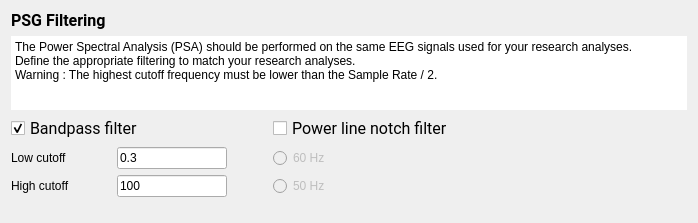
<?xml version="1.0" encoding="UTF-8"?>
<ui version="4.0">
 <class>FilterStep</class>
 <widget class="QWidget" name="FilterStep">
  <property name="geometry">
   <rect>
    <x>0</x>
    <y>0</y>
    <width>698</width>
    <height>223</height>
   </rect>
  </property>
  <property name="windowTitle">
   <string/>
  </property>
  <property name="styleSheet">
   <string>font: 12pt &quot;Roboto&quot;;</string>
  </property>
  <layout class="QVBoxLayout" name="verticalLayout">
   <item>
    <widget class="QLabel" name="label_2">
     <property name="maximumSize">
      <size>
       <width>16777215</width>
       <height>22</height>
      </size>
     </property>
     <property name="font">
      <font>
       <family>Roboto</family>
       <pointsize>12</pointsize>
       <weight>50</weight>
       <italic>false</italic>
       <bold>false</bold>
      </font>
     </property>
     <property name="text">
      <string>&lt;html&gt;&lt;head/&gt;&lt;body&gt;&lt;p&gt;&lt;span style=&quot; font-weight:600;&quot;&gt;PSG Filtering&lt;/span&gt;&lt;/p&gt;&lt;/body&gt;&lt;/html&gt;</string>
     </property>
    </widget>
   </item>
   <item>
    <widget class="QPlainTextEdit" name="textBrowser">
     <property name="maximumSize">
      <size>
       <width>16777215</width>
       <height>100</height>
      </size>
     </property>
     <property name="frameShape">
      <enum>QFrame::HLine</enum>
     </property>
     <property name="frameShadow">
      <enum>QFrame::Plain</enum>
     </property>
     <property name="lineWidth">
      <number>0</number>
     </property>
     <property name="readOnly">
      <bool>true</bool>
     </property>
     <property name="plainText">
      <string>The Power Spectral Analysis (PSA) should be performed on the same EEG signals used for your research analyses. 
Define the appropriate filtering to match your research analyses.
Warning : The highest cutoff frequency must be lower than the Sample Rate / 2.</string>
     </property>
    </widget>
   </item>
   <item>
    <layout class="QGridLayout" name="gridLayout">
     <item row="0" column="0" colspan="2">
      <widget class="QCheckBox" name="bp_checkBox">
       <property name="font">
        <font>
         <family>Roboto</family>
         <pointsize>12</pointsize>
         <weight>50</weight>
         <italic>false</italic>
         <bold>false</bold>
        </font>
       </property>
       <property name="text">
        <string>Bandpass filter</string>
       </property>
       <property name="checked">
        <bool>true</bool>
       </property>
      </widget>
     </item>
     <item row="0" column="3">
      <widget class="QCheckBox" name="notch_checkBox">
       <property name="font">
        <font>
         <family>Roboto</family>
         <pointsize>12</pointsize>
         <weight>50</weight>
         <italic>false</italic>
         <bold>false</bold>
        </font>
       </property>
       <property name="text">
        <string>Power line notch filter</string>
       </property>
      </widget>
     </item>
     <item row="1" column="0">
      <widget class="QLabel" name="label">
       <property name="minimumSize">
        <size>
         <width>80</width>
         <height>0</height>
        </size>
       </property>
       <property name="maximumSize">
        <size>
         <width>100</width>
         <height>16777215</height>
        </size>
       </property>
       <property name="text">
        <string>Low cutoff</string>
       </property>
      </widget>
     </item>
     <item row="1" column="1">
      <widget class="QLineEdit" name="low_cutoff_lineEdit">
       <property name="maximumSize">
        <size>
         <width>110</width>
         <height>16777215</height>
        </size>
       </property>
       <property name="toolTip">
        <string>Edit the low cutoff frequency in Hz (i.e. 0.3).</string>
       </property>
       <property name="text">
        <string>0.3</string>
       </property>
      </widget>
     </item>
     <item row="1" column="3">
      <widget class="QRadioButton" name="radioButton_60Hz">
       <property name="enabled">
        <bool>false</bool>
       </property>
       <property name="text">
        <string>60 Hz</string>
       </property>
      </widget>
     </item>
     <item row="2" column="0">
      <widget class="QLabel" name="label_6">
       <property name="minimumSize">
        <size>
         <width>80</width>
         <height>0</height>
        </size>
       </property>
       <property name="maximumSize">
        <size>
         <width>100</width>
         <height>16777215</height>
        </size>
       </property>
       <property name="text">
        <string>High cutoff</string>
       </property>
      </widget>
     </item>
     <item row="2" column="1">
      <widget class="QLineEdit" name="high_cutoff_lineEdit">
       <property name="maximumSize">
        <size>
         <width>110</width>
         <height>16777215</height>
        </size>
       </property>
       <property name="toolTip">
        <string>Edit the high cutoff frequency in Hz (i.e. 100).</string>
       </property>
       <property name="text">
        <string>100</string>
       </property>
      </widget>
     </item>
     <item row="2" column="2">
      <spacer name="horizontalSpacer_2">
       <property name="orientation">
        <enum>Qt::Horizontal</enum>
       </property>
       <property name="sizeType">
        <enum>QSizePolicy::Fixed</enum>
       </property>
       <property name="sizeHint" stdset="0">
        <size>
         <width>40</width>
         <height>20</height>
        </size>
       </property>
      </spacer>
     </item>
     <item row="2" column="3">
      <widget class="QRadioButton" name="radioButton_50Hz">
       <property name="enabled">
        <bool>false</bool>
       </property>
       <property name="text">
        <string>50 Hz</string>
       </property>
      </widget>
     </item>
    </layout>
   </item>
   <item>
    <spacer name="verticalSpacer">
     <property name="orientation">
      <enum>Qt::Vertical</enum>
     </property>
     <property name="sizeHint" stdset="0">
      <size>
       <width>20</width>
       <height>40</height>
      </size>
     </property>
    </spacer>
   </item>
  </layout>
 </widget>
 <resources>
  <include location="../../../../../snooz-toolbox/src/main/python/ui/themes/themes.qrc"/>
 </resources>
 <connections>
  <connection>
   <sender>bp_checkBox</sender>
   <signal>clicked()</signal>
   <receiver>FilterStep</receiver>
   <slot>update_filter_settings_slot()</slot>
   <hints>
    <hint type="sourcelabel">
     <x>117</x>
     <y>124</y>
    </hint>
    <hint type="destinationlabel">
     <x>348</x>
     <y>111</y>
    </hint>
   </hints>
  </connection>
  <connection>
   <sender>notch_checkBox</sender>
   <signal>clicked()</signal>
   <receiver>FilterStep</receiver>
   <slot>update_filter_settings_slot()</slot>
   <hints>
    <hint type="sourcelabel">
     <x>482</x>
     <y>124</y>
    </hint>
    <hint type="destinationlabel">
     <x>348</x>
     <y>111</y>
    </hint>
   </hints>
  </connection>
  <connection>
   <sender>radioButton_50Hz</sender>
   <signal>clicked()</signal>
   <receiver>FilterStep</receiver>
   <slot>update_filter_settings_slot()</slot>
   <hints>
    <hint type="sourcelabel">
     <x>482</x>
     <y>175</y>
    </hint>
    <hint type="destinationlabel">
     <x>348</x>
     <y>111</y>
    </hint>
   </hints>
  </connection>
  <connection>
   <sender>radioButton_60Hz</sender>
   <signal>clicked()</signal>
   <receiver>FilterStep</receiver>
   <slot>update_filter_settings_slot()</slot>
   <hints>
    <hint type="sourcelabel">
     <x>482</x>
     <y>149</y>
    </hint>
    <hint type="destinationlabel">
     <x>348</x>
     <y>111</y>
    </hint>
   </hints>
  </connection>
 </connections>
 <slots>
  <slot>update_filter_settings_slot()</slot>
 </slots>
</ui>
